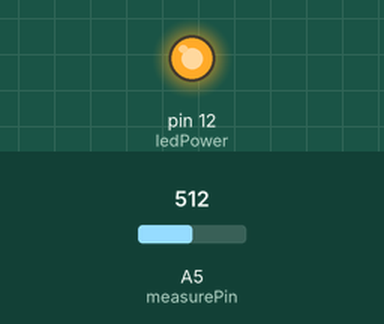
Bench run of a sketch on a simulated Arduino Uno, built with avr-gcc and run on an emulated ATmega328P. On the bench: output pins drawn as LEDs (lit = HIGH). The inputs (shaded band) are chosen by the test bench; at power-on: A5 (measurePin) = 512. What the sketch prints to the serial monitor is not drawn.

Above: at 0.1 s.
Timing chart, 0 to 1.6 s (numbered marks = the images above):
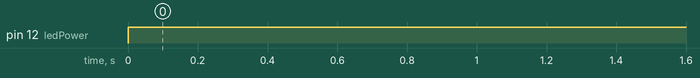

Measured:
- by itself, pin 12 (ledPower): LOW → HIGH at 0.00 s

The sketch:

Dust.ino
```cpp
int measurePin =  A5;
int ledPower = 12;

unsigned int samplingTime = 280;
unsigned int deltaTime = 40;
unsigned int sleepTime = 9680;

float voMeasured = 0;
float calcVoltage = 0;
float dustDensity = 0;

void setup(){
  Serial.begin(9600);
  pinMode(ledPower,OUTPUT);
}

void loop(){
  digitalWrite(ledPower,LOW);
  delayMicroseconds(samplingTime);

  voMeasured = analogRead(measurePin);

  delayMicroseconds(deltaTime);
  digitalWrite(ledPower,HIGH);
  delayMicroseconds(sleepTime);

  calcVoltage = voMeasured*(5.0/1024);
  dustDensity = 0.17*calcVoltage;

  if ( dustDensity < 0)
  {
    dustDensity = 0.00;
  }

  Serial.println("Dust Density:");
  Serial.println(dustDensity);
/*
  Serial.println("Raw Signal Value (0-1023):");
  Serial.println(voMeasured);

  Serial.println("Voltage:");
  Serial.println(calcVoltage);
*/
Serial.println("......................");
  delay(1000);
}
```
